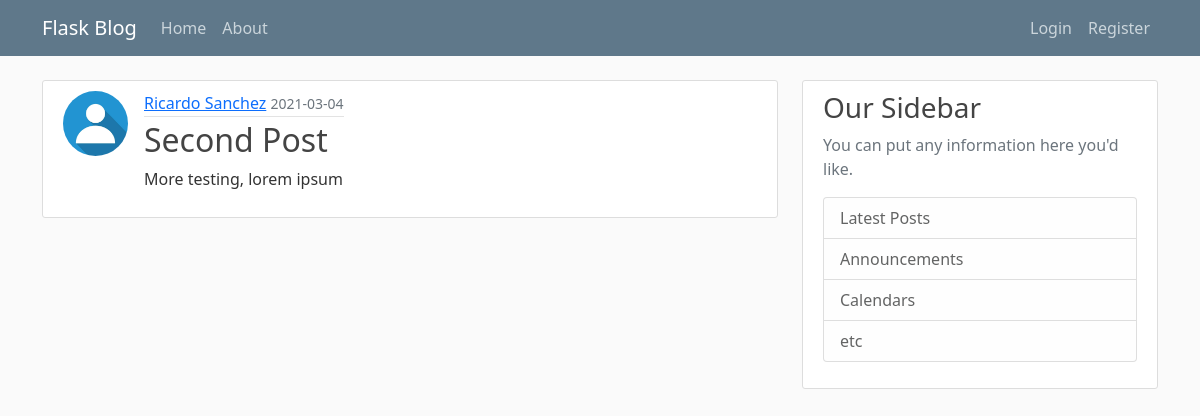
The page /post/2 on the database as committed earlier.
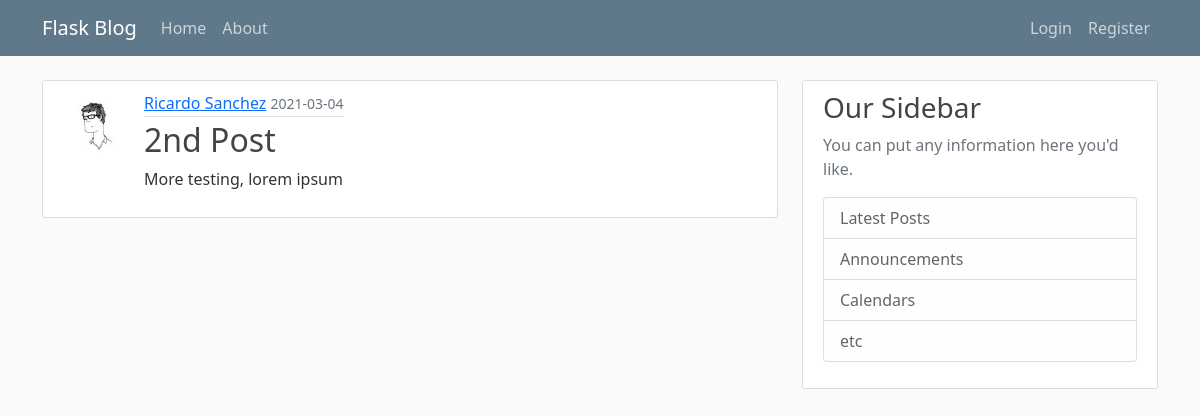
The same page on the database as committed later.
### flaskblog/models.py (models this page shows, shortened)
class User(db.Model, UserMixin):
    id = db.Column(db.Integer, primary_key=True)
    username = db.Column(db.String(20), unique=True, nullable=False)
    email = db.Column(db.String(120), unique=True, nullable=False)
    image_file = db.Column(db.String(20), nullable=False, default="default.jpg")
    password = db.Column(db.String(60), nullable=False)
    posts = db.relationship("Post", backref="author", lazy=True)

class Post(db.Model):
    id = db.Column(db.Integer, primary_key=True)
    title = db.Column(db.String(100), nullable=False)
    date_posted = db.Column(db.DateTime, nullable=False, default=datetime.utcnow)
    content = db.Column(db.Text, nullable=False)
    user_id = db.Column(db.Integer, db.ForeignKey("user.id"), nullable=False)

### flaskblog/posts/routes.py (the view)
@posts.route("/post/<int:post_id>")
def post(post_id):
    post = Post.query.get_or_404(post_id)
    return render_template("post.html", title=post.title, post=post, legend="New Post")

### flaskblog/templates/post.html (shortened to what this page needs)
{% extends 'layout.html' %}
{% block content %}
    <article class="media content-section d-flex">
        <img src="{{ url_for('static', filename='profile_pics/'+post.author.image_file) }}" alt="Authos Thumbnail Image" class="rounded-circle article-img">
        <div class="media-body">
            <div class="article-metadata">
                <a class="mr-2" href="{{ url_for('users.user_posts', username=post.author.username) }}">{{ post.author.username }}</a>
                <small class="text-muted">{{ post.date_posted.strftime('%Y-%m-%d') }}</small>
            </div>
            <h2 class="article-title">{{ post.title }}</h2>
            <p class="article-content">{{ post.content }}</p>
        </div>
    </article>
{% endblock content %}

Rows that differ between the two databases and show on the page:
changed User "Ricardo Sanchez": image_file: picture added in place of a placeholder
changed Post "More testing, lorem ipsum": title "Second Post" → "2nd Post"
